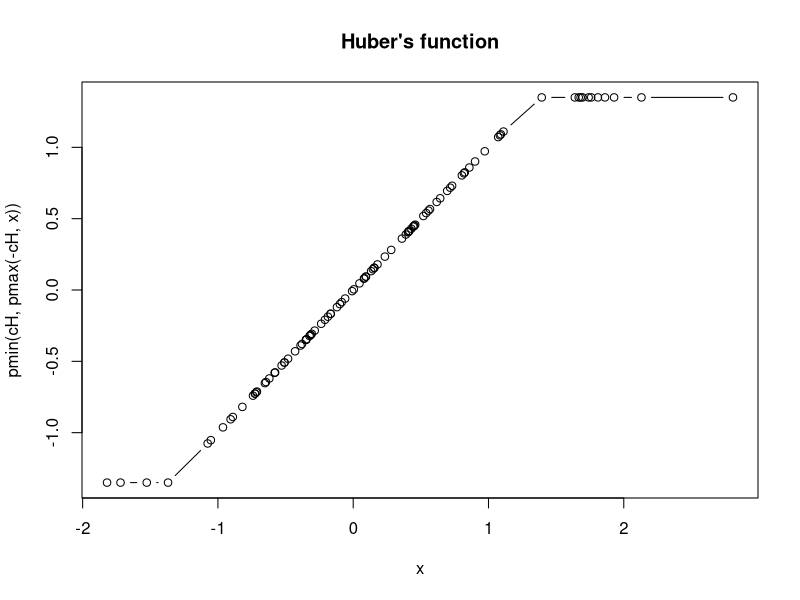
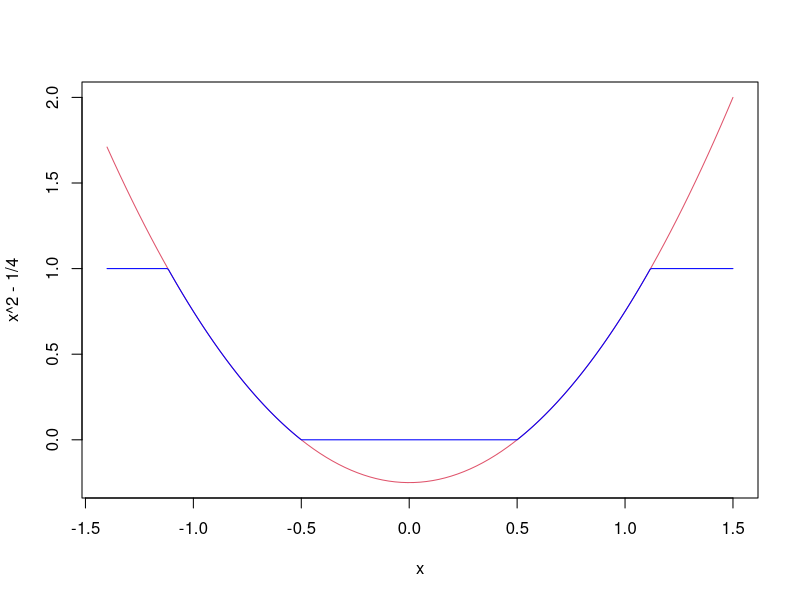
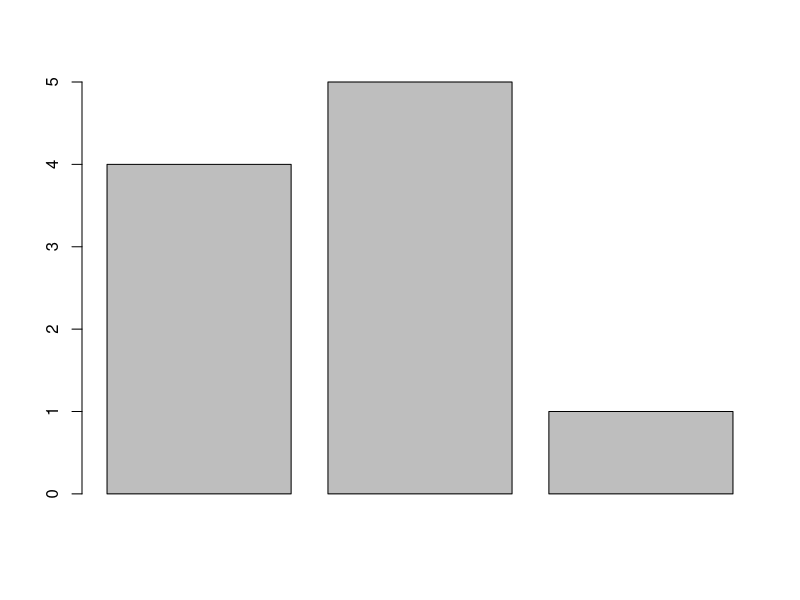
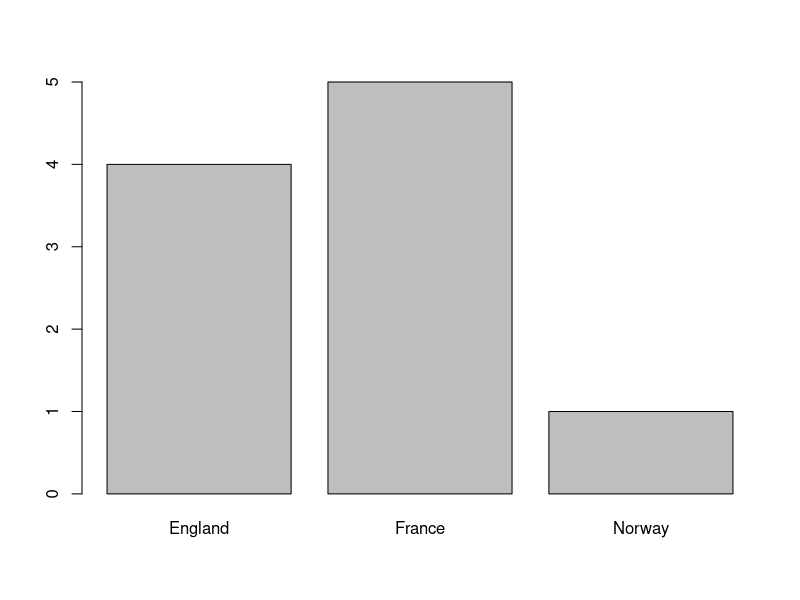
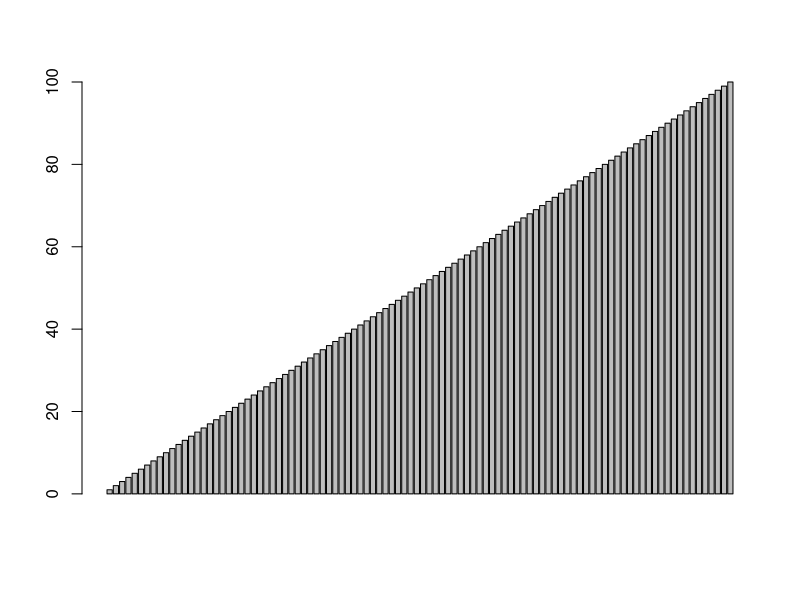
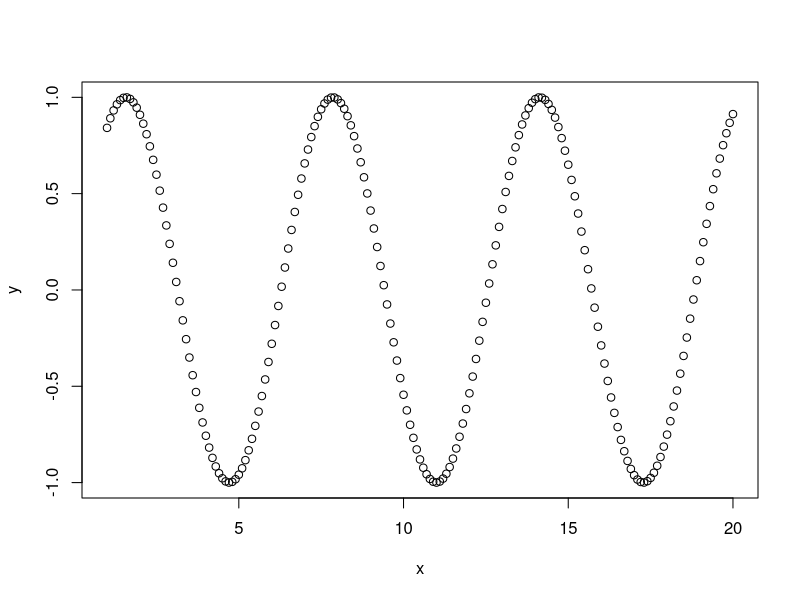
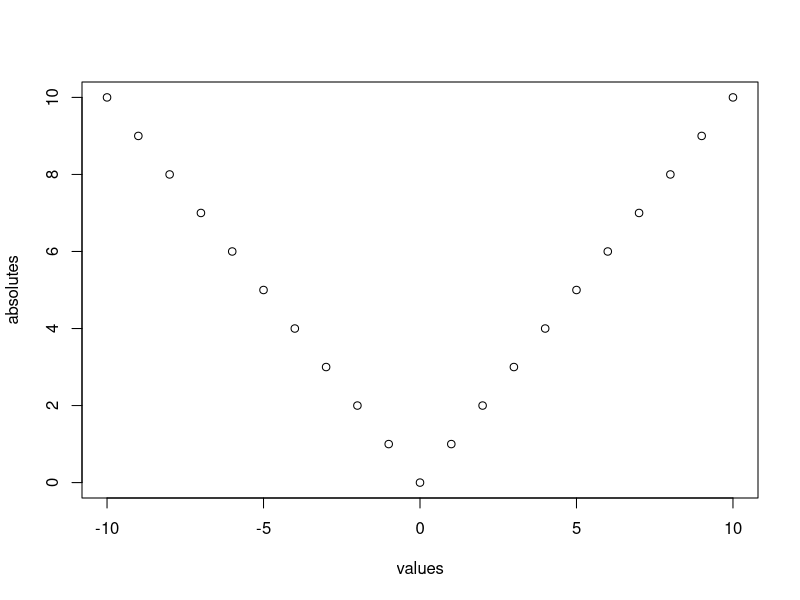
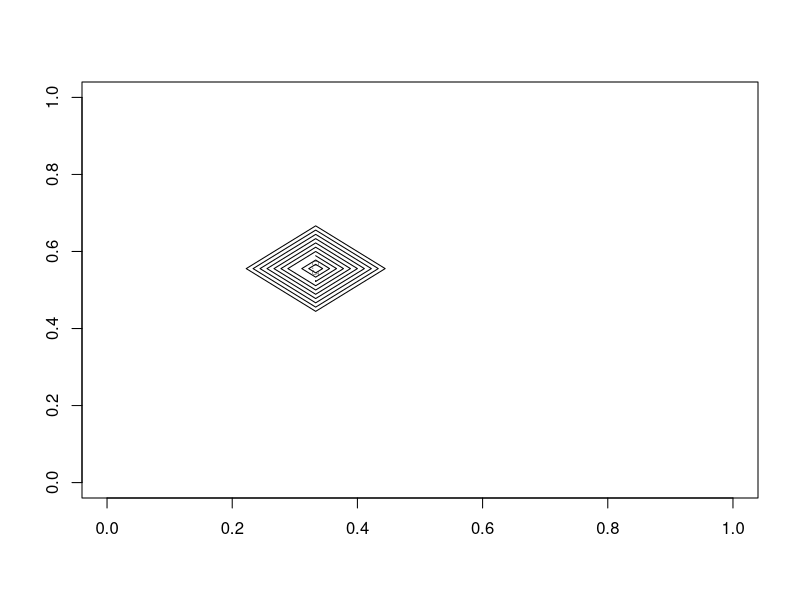

The R script that drew these images, in order:
# tryR
# hekiun
# 20151014
###########chapter1############

1+1
"Arr, matey!"
6 * 7
3 < 4
2 + 2 == 5
T == TRUE
x <- 42
x / 2
x <- "Arr, matey!"
x
x <- TRUE
sum(1, 3, 5)
rep("Yo ho!",　times = 3) 
sqrt(16)
help(sum)
example(min)
help(rep) 
list.files()

###########chapter2############
c(4, 7, 9)
c('a', 'b', 'c') 
c(1, TRUE, "three")
5:9 
seq(5, 9)
seq(5, 9, 0.5) 
9:5 
sentence <- c('walk', 'the', 'plank')
sentence[3]
sentence[1] 
sentence[3] <- "dog"
sentence[4] <- 'to' 
sentence[c(1, 3)] 
sentence[2:4] 
sentence[5:7] <- c('the', 'poop', 'deck') 
sentence[6]
ranks <- 1:3
names(ranks) <- c("first", "second", "third") 
ranks 
ranks["first"] 
ranks["third"] <- 4 
vesselsSunk <- c(4, 5, 1)
barplot(vesselsSunk)
names(vesselsSunk) <- c("England", "France", "Norway")
barplot(vesselsSunk)
barplot(1:100) 
a <- c(1, 2, 3)
a + 1
a / 2 
a*2
b <- c(4, 5, 6)
a + b
a-b
a == c(1, 99, 3)
a == c(3)
sin(a) 
sqrt(a)  
x <- seq(1, 20, 0.1) 
y <- sin(x) 
plot(x, y) 
values <- -10:10
absolutes <- abs(values)
plot(values, absolutes)
a <- c(1, 3, NA, 7, 9)
sum(a)
help(sum)
sum(a, na.rm = TRUE)
############chapter3#########
matrix(0, 3, 4) 
a <- 1:12 
print(a) 
matrix(a, 3, 4)
plank <- 1:8
dim(plank) <- c(2, 4) 
print(plank) 
matrix(1, 5, 5) 
print(plank) 
plank[2, 3] 
plank[1,4]
plank[1,4] <- 0 
plank[2,]
plank[, 4] 
plank[, 2:4]
elevation <- matrix(1, 10, 10) 
elevation[4, 6] <- 0 
contour(elevation) 
persp(elevation) 
persp(elevation, expand=0.2)
contour(volcano) 
persp(volcano, expand=0.2)
image(volcano)
############chapter4#########
limbs <- c(4, 3, 4, 3, 2, 4, 4, 4)
names(limbs) <- c('One-Eye', 'Peg-Leg', 'Smitty', 'Hook', 'Scooter', 'Dan', 'Mikey', 'Blackbeard')
mean(limbs) 
barplot(limbs)
abline(h = mean(limbs)) 
limbs <- c(4, 3, 4, 3, 2, 4, 4, 14)
names(limbs) <- c('One-Eye', 'Peg-Leg', 'Smitty', 'Hook', 
                  'Scooter', 'Dan', 'Mikey', 'Davy Jones')
mean(limbs)
barplot(limbs)
abline(h = mean(limbs)) 
median(limbs) 
abline(h = median(limbs)) 
pounds <- c(45000, 50000, 35000, 40000, 35000, 45000, 10000, 15000)
barplot(pounds)
meanValue <- mean(pounds)
abline(h = meanValue) 
deviation <- sd(pounds) 
abline(h = meanValue + deviation) 
abline(h = meanValue - deviation)
